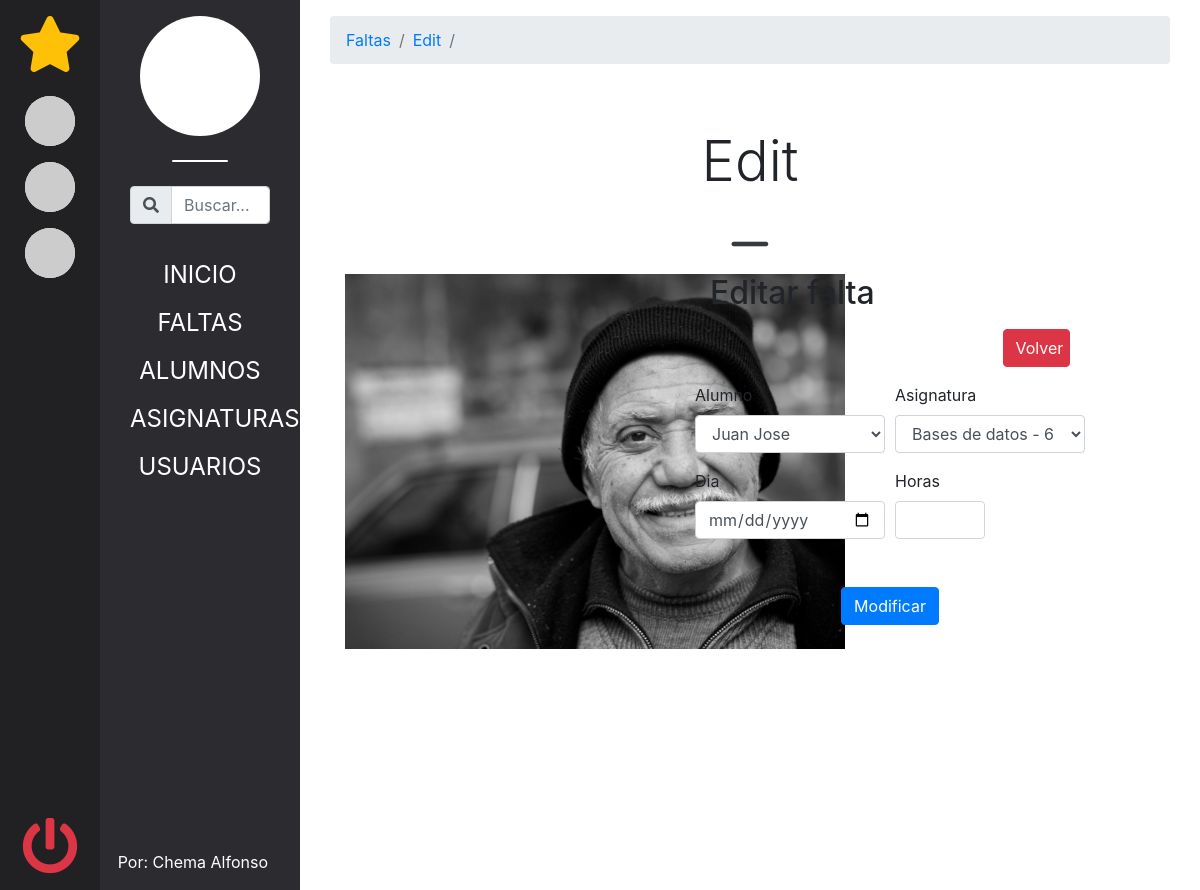
The page /index.php?controller=falta&action=edit&idAlum=6&idAsig=6&dia=2019-02-14 (signed in) on the database as committed earlier.
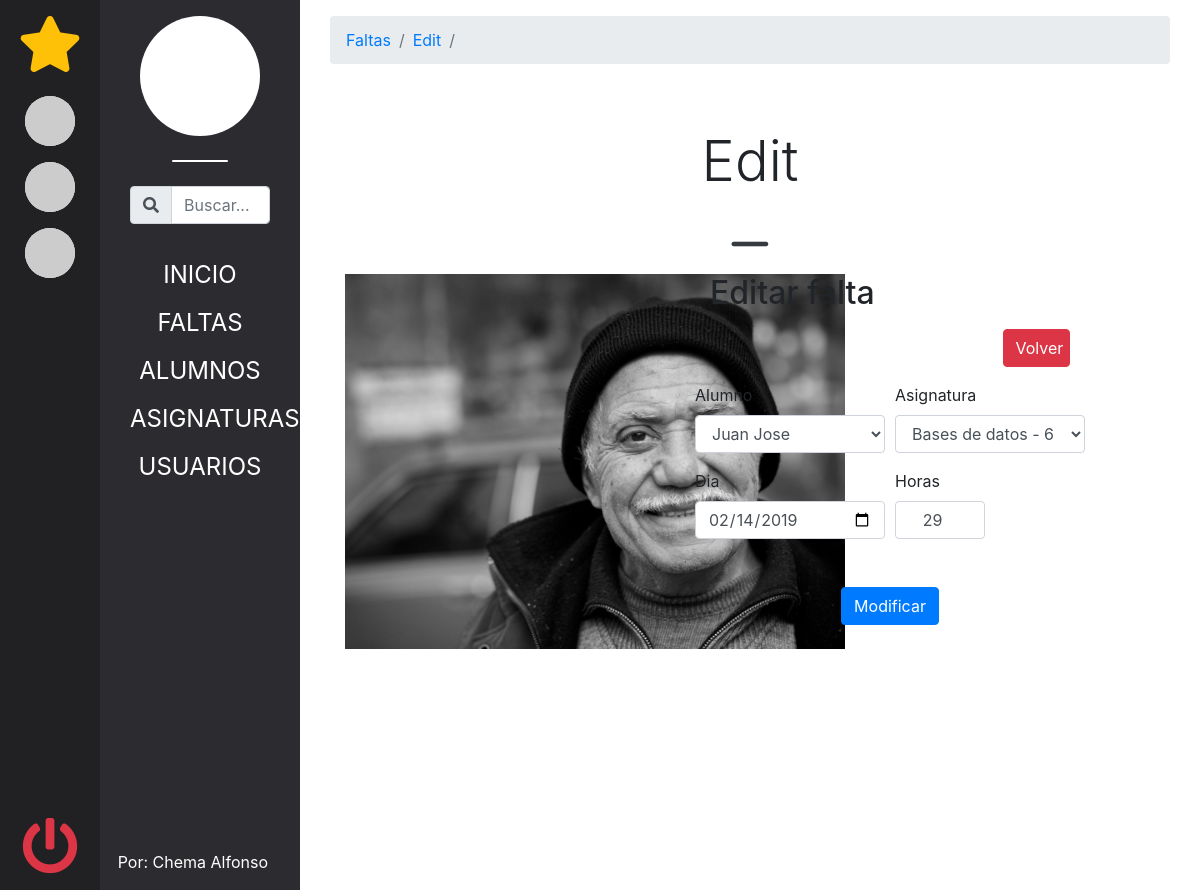
The same page on the database as committed later.
### tables this page shows
CREATE TABLE IF NOT EXISTS alumnos(
    id        int(11) auto_increment,
    matricula int(11) UNIQUE,
    nombre    varchar(150),
    apellidos varchar(150),
    img       varchar(255),
CONSTRAINT pk_alumnos PRIMARY KEY (id)
);

CREATE TABLE IF NOT EXISTS faltas(
    alumno_id       int(11),
    asignatura_id   int(11),
    dia             DATE,
    horas           int(4),
CONSTRAINT pk_alumnos PRIMARY KEY (alumno_id,asignatura_id, dia),
CONSTRAINT fk_faltas_alumnos FOREIGN KEY (alumno_id) REFERENCES alumnos(id) ON DELETE CASCADE ON UPDATE CASCADE,
CONSTRAINT fk_faltas_asignaturas FOREIGN KEY (asignatura_id) REFERENCES asignaturas(id)  ON DELETE CASCADE ON UPDATE CASCADE
);

### models/Router.php (called while the page is built, shortened)
<?php
class Router{
    private $redirect;
    public function setredirect(){
        if ( isset($_GET['controller']) ){
            $this->redirect = filter_var($_GET['controller'], FILTER_SANITIZE_STRING).'s';
            $this->redirect == 'mains' ? $this->redirect = 'Inicio' : '';
            if ( isset( $_GET['action'] ) ){
                $_GET['action'] == 'main' ? $action = 'Inicio' : $action =  filter_var($_GET['action'], FILTER_SANITIZE_STRING);
                $this->redirect = $this->redirect . '/' . $action;
            }
        } else {
            $this->redirect = 'Inicio';
        }
    }
    public function navigator(){
        if ( isset($_GET['controller']) ){
            if ( isset($_GET['action']) ){
                $action = filter_var($_GET['action'], FILTER_SANITIZE_STRING);
            } else {
                $action = 'main';
            }
        } else {
            $controller = 'mainController';
            $action = 'main';
        }
        $ctrl = new $controller();
        $ctrl->$action();
    }
    public function getBreadcrums(){
        $arr = explode( '/', $this->redirect );
        return $arr;
    }
}

### controllers/faltaController.php (called while the page is built, shortened)
<?php
class FaltaController{
    public function crear( $edit = false ){
        $alumnos = new Alumno();
        $alumnos->Alumnos();
        $asignaturas = new Asignatura();
        $asignaturas->Asignaturas();
        if ( $edit !== false ) {
            $faltaEdit = $edit;
            $fotoAlumno = new Alumno();
            $fotoAlumno->Alumnos();
        }
        require_once 'views/faltas/crear.php';
    }
    public function edit(){
        $alumno_id      = filter_var($_GET['idAlum'], FILTER_SANITIZE_NUMBER_INT);
        $asignatura_id  = filter_var($_GET['idAsig'], FILTER_SANITIZE_NUMBER_INT);
        $dia            = filter_var($_GET['dia'], FILTER_SANITIZE_STRING);
        $faltaEdit = new Falta();
        $faltaEdit->FaltaUnica( $alumno_id, $asignatura_id, $dia );
        $this->crear( $faltaEdit );
    }
}

### db/DbConf.php (called while the page is built)
<?php
abstract class DbConfig{
    private $server = 'localhost';
    private $db = 'faltasdeasistencia';
    private $usr = 'root';
    private $psw = '';
    private $port = '3306';
    protected function getServer(){ return $this->server; }
    protected function getDb(){ return $this->db; }
    protected function getUsr(){ return $this->usr; }
    protected function getPsw(){ return $this->psw; }
    protected function getPort(){ return $this->port; }
}

### db/db.php (called while the page is built, shortened)
<?php
require_once 'DbConf.php';
class Db extends DbConfig{
    private $conn;
    public function __construct(){
        try
        {
            $cadena = 'mysql:host=' . $this->getServer() .
                      ';dbname='    . $this->getDb() .
                      ';port='      . $this->getPort();
            $this->conn = new PDO( $cadena, $this->getUsr(), $this->getPsw() );
            $this->conn->exec('SET CHARACTER SET utf8');
            $this->conn->setAttribute(PDO::ATTR_ERRMODE,
                                     PDO::ERRMODE_EXCEPTION);
        }
        catch(PDOExcerption $e)
        {
            $this->error = 'No se ha podido establecer la conexión: ' .
                           $e->getMessage();
        }
    }
    public function seleccionar( $sql ){
        $sent = $this->conn->prepare( $sql );
        $sent->execute();
        $this->filas = $sent->fetchAll( PDO::FETCH_OBJ );
        if ( $this->filas == null)
            return false;
        return true;
    }
}

### models/Alumno.php (called while the page is built, shortened)
<?php
require_once 'db/db.php';
class Alumno extends Db{
    public function Alumnos()
    {
        return $this->seleccionar("SELECT * FROM alumnos ORDER BY nombre");
    }
}

### models/Falta.php (called while the page is built, shortened)
<?php
require_once 'db/db.php';
class Falta extends Db{
    public function FaltaUnica( $idAlumn, $idAsign, $dia )
    {
        if (
            $this->seleccionar("SELECT f.*, al.img as fotoAlumno FROM faltas f  INNER JOIN alumnos al ON alumno_id = $idAlumn AND asignatura_id = $idAsign AND dia = '$dia'  HAVING alumno_id = $idAlumn AND asignatura_id = $idAsign AND dia = '$dia' LIMIT 1") )
        {
            return true;
        }
        return false;
    }
}

### models/Asignatura.php (called while the page is built, shortened)
<?php
require_once 'db/db.php';
class Asignatura extends Db{
    public function Asignaturas()
    {
        return $this->seleccionar("SELECT * FROM asignaturas ORDER BY codigo");
    }
}

### views/faltas/crear.php (the view)
<div class="row">
    <div class="col-5">
        <div class="viewItemImgContainer m-auto overflow-hidden">
            <img class="viewItemImg img-fluid"
            src="
                <?php
                if ( isset($fotoAlumno) )
                {
                    foreach($fotoAlumno->filas as $alumno){
                        if ( $_GET['idAlum'] == $alumno->id ){
                            echo "$alumno->img";
                        }
                    }
                }
                else
                {
                    echo 'https://picsum.photos/500/600?image=12';
                }
                ?>
                "
            alt="
                <?php
                if ( isset($fotoAlumno) )
                {
                    foreach($fotoAlumno->filas as $alumno){
                        if ( $_GET['idAlum'] == $alumno->id ){
                            echo "$alumno->nombre";
                        }
                    }
                }
                else
                {
                    echo 'https://picsum.photos/500/600?image=12';
                }
                ?>
            ">
        </div>
    </div>
    <div class="col-6 ">
        <div class="row">
            <div class="col-12 ">
                    <div class="row">
                        <div class="col-12">
                        <div class="col-6  justify-content-center">
                            <h2><?= isset($faltaEdit) ? 'Editar falta' : 'Nuevo falta' ?></h2>
                        </div>
                        <div class="col-3 offset-9 justify-content-center">
                            <a class="d-block my-3 btn btn-danger" href="index.php?controller=falta&action=main">Volver</a>
                        </div>
                        </div>
                    </div>
                <form action="<?= isset($faltaEdit) ? "index.php?controller=falta&action=create&edit=true&idAlum=" . $faltaEdit->filas[0]->alumno_id .
                                                      '&idAsig=' . $faltaEdit->filas[0]->asignatura_id .
                                                      '&dia=' . $faltaEdit->filas[0]->dia
                                                    :"index.php?controller=falta&action=create"?>"
                method="POST" enctype="multipart/form-data">
                <div class="form-row">
                    <div class="col form-group">
                        <label for="alumno_id">Alumno</label>
                        <select class="form-control" name="alumno_id" id="alumno_id">
                            <?php foreach($alumnos->filas as $fila): ?>
                                <option value="<?= $fila->id?>" <?= !empty( $_GET['idAlum'] ) ? $fila->id == ( filter_var($_GET['idAlum'], FILTER_SANITIZE_NUMBER_INT ) ) ? 'selected' : '' : ''; ?> ><?= $fila->nombre . ' ' . $fila->apellidos ?></option>
                            <?php endforeach; ?>
                        </select>
                    </div>
                    <div class="col form-group">
                        <label for="asignatura_id">Asignatura</label>
                        <select class="form-control" name="asignatura_id" id="asignatura_id">
                            <?php foreach($asignaturas->filas as $fila): ?>
                                <option value="<?= $fila->id?>" <?= !empty( $_GET['idAsig'] ) ? $fila->id == ( filter_var($_GET['idAsig'], FILTER_SANITIZE_NUMBER_INT ) ) ? 'selected' : '' : ''; ?> > <?= $fila->nombre . ' - ' . $fila->codigo ?></option>
                            <?php endforeach; ?>
                        </select>
                    </div>
                </div>
                <div class="form-row">
                    <div class="col-6">
                        <label for="dia">Dia</label>
                        <input class="form-control" name="dia" type="date" value="<?= isset($faltaEdit) ? $faltaEdit->filas[0]->dia : '' ?>" required>
                    </div>
                    <div class="col-3 ">
                        <label for="horas">Horas</label>
                        <input class="text-center form-control" name="horas" type="number" step="0.01" value="<?= isset($faltaEdit) ? $faltaEdit->filas[0]->horas : '' ?>" required>
                    </div>
                </div>
                    <div class="col-12 text-center mt-5">
                        <input class="btn btn-primary" type="submit" value="<?= isset($faltaEdit) ? 'Modificar' : 'Crear falta' ?>" >
                    </div>
                </form>
            </div>
        </div>
    </div>
</div>

### views/shared/header.php (shortened to what this page needs)
<!DOCTYPE html>
<html lang="es">
<head>
    <link rel="stylesheet" href="https://stackpath.bootstrapcdn.com/bootstrap/4.3.1/css/bootstrap.min.css">
    <link rel="stylesheet" href="./assets/css/mainStyles.css" type="text/css">
    <link rel="stylesheet" href="https://use.fontawesome.com/releases/v5.8.1/css/all.css">
</head>
<body>

### index.php (shortened to what this page needs)
<?php
require_once 'models/Router.php';
require_once 'views/shared/header.php';
if ( !empty( $_SESSION['user'] ) ){
     require_once 'views/shared/favs.php';
          require_once 'views/shared/aside.php';
          require_once 'views/shared/main.php';
}
 require_once 'views/shared/footer.php';

### views/shared/favs.php (shortened to what this page needs)
<div class="container-fluid blackBg vh-100">
    <div class="row">
        <div class="col-1 text-white text-center blackDarkBg py-3 vh-100">
            <p class="fas fa-star display-4 text-warning"></p>
            <div class="row">
                <div class="col-12 py-2">
                    <div class="circulo fav">
                        <a href="">
                            <img src="https://picsum.photos/200/200?image=3" alt="">
                        </a>
                    </div>
                </div>
            </div>
            <div class="row">
                <div class="col-12 py-2">
                    <div class="circulo fav">
                        <a href="">
                            <img src="https://picsum.photos/200/200?image=4" alt="">
                        </a>
                    </div>
                </div>
            </div>
            <div class="row">
                <div class="col-12 py-2">
                    <div class="circulo fav">
                        <a href="">
                            <img src="https://picsum.photos/200/200/?random?image=2" alt="">
                        </a>
                    </div>
                </div>
            </div>
            <div class="row end">
                <div class="col-12">
                    <a class="text-danger" href="index.php?logOut=true">
                        <p class="fas fa-power-off display-4"></p>
                    </a>
                </div>
            </div>
        </div>

### views/shared/aside.php (shortened to what this page needs)
<div class="col-2 text-white text-center sidebar py-3  vh-100">
    <div class="container-fluid">
        <div class="row">
            <div id="favLogoText" class="col-12">
                <div class="circulo circuloExtraGrande profile">
                    <a href="">
                    </a>
                </div>
            </div>
        </div>
        <div class="row">
            <div class="col-12 search">
                <form action="?controller=search&action=main">
                    <div class="form-group">
                        <div class="input-group">
                            <div class="input-group-prepend">
                                <div class="input-group-text"><i class="fas fa-search"></i></div>
                            </div>
                            <input type="text" class="form-control" name="search"  placeholder="Buscar...">
                        </div>
                    </div>
                </form>
            </div>
        </div>
        <div class="row">
            <div class="col-12 mainLinksContainer">
                <ul>
                    <li><a href="?controller=main&action=main">INICIO</a></li>
                    <li><a href="?controller=falta&action=main">FALTAS</a></li>
                    <li><a href="?controller=alumno&action=main">ALUMNOS</a></li>
                    <li><a href="?controller=asignatura&action=main">ASIGNATURAS</a></li>
                    <?php if ( $_SESSION['user']->role_id < 1 ) : ?>
                    <li><a href="?controller=usuario&action=main">USUARIOS</a></li>
                    <?php endif; ?>
                </ul>
            </div>
        </div>
        <div class="row copy">
            <div class="col-12">
                <a class="text-white" target="_blank" href="https://github.com/ChemaAlfonso/Gestion-de-asistencia">
                    <p> Por: Chema Alfonso</p>
                </a>
            </div>
        </div>
    </div>
</div>

### views/shared/main.php
<div class="col-9 blackBg mainBody py-3 vh-100 overflow-auto bg-white">
    <div class="container-fluid">
        <?php
            $router = new Router();
            $router->setredirect();
            $breadcrums = $router->getBreadcrums();
            require_once 'views/shared/breadcrums.php';
            require_once 'views/shared/mainTitle.php';
        ?>
        <div class="container-fluid">
            <?php $router->navigator(); ?>
        </div>
    </div>
</div>

### views/shared/breadcrums.php
<div class="row">
    <div class="col-12">
        <nav class="breadcrumb text-white">
            <?php foreach( $breadcrums as $breadcrum ) : ?>
                <a class="breadcrumb-item" href="#"><?= $breadcrum == 'shared' ? 'Inicio' : ucfirst($breadcrum); ?></a>
            <?php endforeach; ?>
            <span class="breadcrumb-item active"></span>
        </nav>
    </div>
</div>

### views/shared/mainTitle.php
<div class="row align-items-center">
    <header class="col-12 m-auto bg-white text-center pt-5">
            <h2 id="mainTitle" class="display-4"><?= ucfirst($breadcrum); ?></h2>
            <p id="mainTitle" class="text-center"><i class="far fa-window-minimize"></i></p>
    </header>
</div>

### views/shared/footer.php (shortened to what this page needs)
        </div>
</div>
</body>
</html>

### assets/css/mainStyles.css (style rules this page uses)
* { margin: 0; padding: 0; }
ul li { list-style: none; }
a { transition: all .3s; }
.blackBg { background: #2C2C30; }
.blackDarkBg { background: #212124; }
.circulo, .circuloGrande { background: #fff; width: 50px; height: 50px; border-radius: 50%; margin: auto; color: #212124; overflow: hidden; position: relative; transition: all .3s; box-shadow: 3px 3px 8px #ccc; }
.circuloExtraGrande { width: 120px; height: 120px; }
.circulo img { height: 50px; min-width: 50px; margin: auto; }
.profile, .fav { box-shadow: none; }
#favLogoText::after { content: ''; display: block; height: 2px; width: 40%; margin: auto; background: #fff; margin-top: 1.5em; border-radius: 8px; }
.mainLinksContainer { margin-top: 10%; }
.mainLinksContainer a { color: #fff; display: block; margin-bottom: .5em; font-size: 1.5em; }
header p { color:#343a40; font-size: 2.3em; }
.viewItemImgContainer { width: 500px; height: 600px; position: relative; }
.copy { position: absolute; bottom: 0; right: 2em; }
.end { position: absolute; bottom: 0; left: 0; right: 0; margin: auto; }

Rows that differ between the two databases and show on the page:
added faltas: dia "02/14/2019", horas "29"
